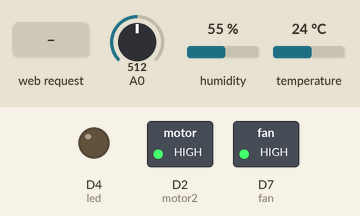
This sketch was run on a simulated ESP8266 (Wemos D1 mini). On the bench: switched loads named in the sketch (green lamp = pin HIGH), output pins drawn as LEDs (lit = HIGH). The test bench sets the inputs (shaded band); at power-on: temperature 24 °C, A0 = 512, humidity 55 %. WiFi joins after 1.5 s; servers stay silent unless stated; what the sketch prints to the serial monitor is not drawn.

Above: at 2.7 s.
2.8 s: temperature set to 29.4 °C
5.8 s: temperature set to 30.8 °C
At 6.7 s:
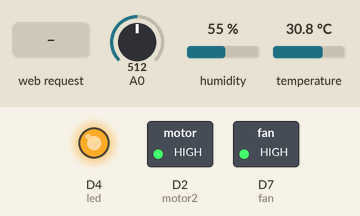
8.8 s: HTTP request GET /szellozesbekapcsolas received
At 12.0 s:
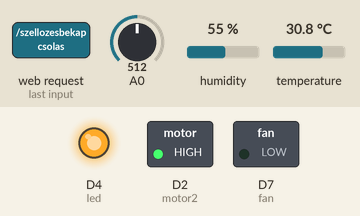
12.7 s: HTTP request GET /ontesbekapcsolas received
At 14.4 s:
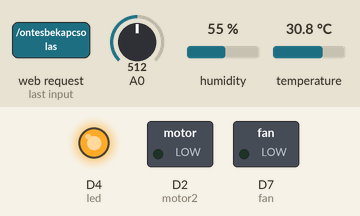
15.7 s: HTTP request GET /szellozeslekapcsolas received
At 17.9 s:
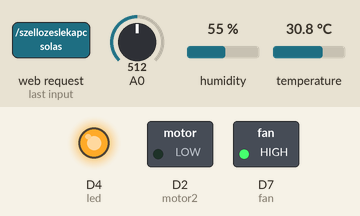
18.7 s: temperature set to 12 °C
At 20.1 s:
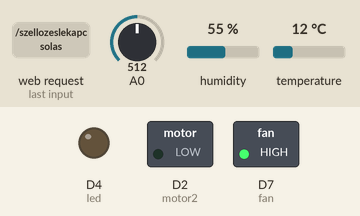
Timing chart, 0 to 21.7 s (numbered marks = the images above; inputs shaded):
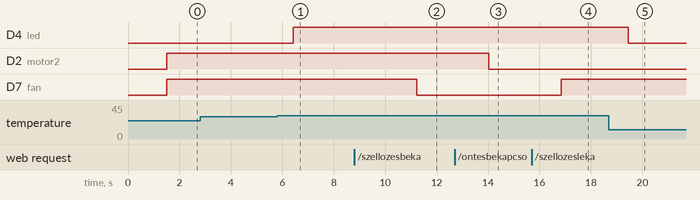

Measured:
- the behaviour switches between 30 and 30.1 °C on temperature (found by bisection; images 0 and 1)
- after the input at 2.8 s, every drawn part: stays the same
- after the input at 5.8 s, D4 (led): LOW → HIGH after 0.62 s
- after the input at 8.8 s, D7 (fan): HIGH → LOW after 2.4 s
- after the input at 12.7 s, D2 (motor2): HIGH → LOW after 1.3 s
- after the input at 15.7 s, D7 (fan): LOW → HIGH after 1.1 s
- after the input at 18.7 s, D4 (led): HIGH → LOW after 0.75 s

The sketch:

okosuveghaz.ino.ino
```cpp
#include <Wire.h>

//#include <Timezone.h>

#include <ESP8266WiFi.h>
#include <ESP8266WebServer.h>
#include <ESP8266HTTPClient.h>

//192.168.139.52 - saját gép
//192.168.139.51 - arduino

#define WIFI_SSID "Titkos" //Cisco3 (suli_static) || Titkos (suli_wifi)
#define WIFI_PASS "19880216" //Eotvos2024 (suli_static) || 19880216 (suli_wifi)
//

//Fix ip beállítás - ha wifi nem kell
/*IPAddress subnet(255, 255, 0, 0);
IPAddress gateway(192, 168, 1, 95);
IPAddress local_IP(192, 168, 12, 19);
IPAddress dns1(8, 8, 8, 8);
IPAddress dns2(192, 168, 100, 150);
*/
ESP8266WebServer webserver(80);

HTTPClient httpClient;
WiFiClient client;

#include "DHT.h"
#define DHTPIN D6
#define DHTTYPE DHT22 //22 - 12

DHT dht(DHTPIN,DHTTYPE);

int led = 2; //D4 - 2

//WEMOS D1 MINI PINOUT!!! - D7:13 D2:4

#define nedves 562
#define szaraz 1024

int sensorValue; //aktuális

//int motor = 5; //D1 + pin legyen
int motor2 = 4; //D2

//int enb = 0; //ENB pin D3

//int enA = A0; //D4 - nem valószínű
int fan = 13; //D5 - 14 D8 - 15 Lehet GPIO - wemos d1 r1 pinout + pin legyen, IN3 pin legyen felkapcsolva || fordított logika pumpánál is(?)
//int fan2 = 13; //D7 fan2

unsigned long utIdo = 0;
unsigned long idozito = 60000;

void notfoundPage(){
  webserver.send(404, "text/plain", "404: Not found");
}

void szellozesbekapcsolas(){
	//Ide kell írni a ledkapcsolás kódját
  delay(500);
  //analogWrite(enA, 255);
  digitalWrite(fan, LOW); //LOW - HIGH
  //digitalWrite(fan2, LOW);
  webserver.send(200, "text/html", "ok");

}

void szellozeslekapcsolas(){
	//Ide kell írni a ledkapcsolás kódját
  delay(500);
  //analogWrite(enA, 0);
  digitalWrite(fan, HIGH); //HIGH - LOW
  //digitalWrite(fan2, LOW);
  webserver.send(200, "text/html", "nem ok");

}

void ontesbekapcsolas(){
	//Ide kell írni a ledkapcsolás kódját
  delay(500);
  //digitalWrite(motor, LOW);
  digitalWrite(motor2, LOW); //LOW
  webserver.send(200, "text/html", "ok");

}

void onteslekapcsolas(){
	//Ide kell írni a ledkapcsolás kódját
  delay(500);
  //digitalWrite(motor, HIGH);
  digitalWrite(motor2, HIGH); //LOW
  webserver.send(200, "text/html", "nem ok");

}

void setup() {
  // put your setup code here, to run once:
  dht.begin();

  Serial.begin(115200);
  Serial.println();

  /*if (WiFi.config(local_IP, gateway, subnet, dns1, dns2)) {
    Serial.println("Static IP Configured");
  }else{
    Serial.println("Static IP Configuration Failed");
  }*/ //otthon, suli wifi nem kell csak cisco

  //Begin WiFi
  WiFi.begin(WIFI_SSID, WIFI_PASS);
  while (WiFi.status() != WL_CONNECTED) {

    Serial.print(".");
    delay(100);
  }

  // WiFi Connected
  Serial.print("Connected! IP address: ");
  Serial.println(WiFi.localIP());

  webserver.on("/szellozesbekapcsolas", szellozesbekapcsolas);
  webserver.on("/szellozeslekapcsolas", szellozeslekapcsolas);

  webserver.on("/ontesbekapcsolas", ontesbekapcsolas);
  webserver.on("/onteslekapcsolas", onteslekapcsolas);

  webserver.onNotFound(notfoundPage);
  webserver.begin();


  //pinMode(motor, OUTPUT);
  pinMode(motor2, OUTPUT);

  //pinMode(enA, OUTPUT);
  pinMode(fan, OUTPUT);
  //pinMode(fan2, OUTPUT);
  pinMode(led, OUTPUT);
  pinMode(A0, INPUT);

  //analogWrite(enA, 0);
  digitalWrite(fan, HIGH); //LOW
  //digitalWrite(fan2, LOW);
  //digitalWrite(motor, LOW);
  digitalWrite(motor2, HIGH); //LOW

}

void loop() {
  // put your main code here, to run repeatedly:
  webserver.handleClient();

  sensorValue = analogRead(A0);

  int tnSzazalek = map(sensorValue, szaraz, nedves, 0, 100);

  Serial.print("Talajnedvesség: ");
  Serial.print(tnSzazalek);
  Serial.println("%");
  //Serial.println(sensorValue);

  float h = dht.readHumidity();
  float tc = dht.readTemperature();
  float tf = dht.readTemperature(true); //nem szükséges
  if (isnan(h) || isnan(tc) || isnan(tf)){
    Serial.println("Nem tudok mérni,");
  } else {
    Serial.print("Páratartalom: ");
    Serial.print(h);
    Serial.print("%");
    Serial.print(" || ");
    Serial.print("Hőmérséklet: ");
    Serial.print(tc);
    Serial.println("C ");
    //Serial.print(tf);
    //Serial.println("F");
  }
  if(tc > 30){
    delay(300);
    digitalWrite(led, HIGH);
  }
  else{
    delay(300);
    digitalWrite(led, LOW);
  }

  if ((millis() - utIdo) > idozito) {
    adatkuldes(h, tc, sensorValue);
    utIdo = millis();
  }

  delay(2000);

  //adatkuldes(h, tc, sensorValue); //
}

void adatkuldes(float h, float tc, int tnSzazalek){ //sensorValue
  const char *URL = "http://192.168.139.52/uveghaz/public/api/kuldes"; //ip cím ahova küldi az adatot - gép címe, suliban titkos - 192.168.139.52
  String data = "paratartalom="+String(h)+"&homerseklet="+String(tc)+"&tn="+String(tnSzazalek); //sensorValue
  httpClient.begin(client,URL);
  httpClient.addHeader("Content-Type","application/x-www-form-urlencoded");
  httpClient.POST(data);
  String content = httpClient.getString();
  httpClient.end();
  Serial.print("RESPONSE: ");
  Serial.println(content);

}
```
